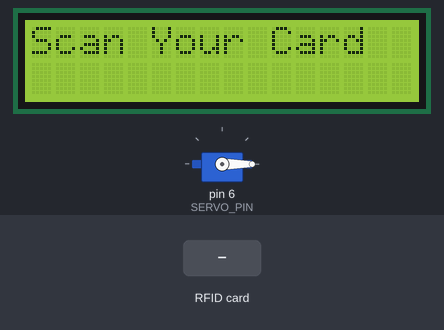
This sketch was run on a simulated Arduino Uno, built with avr-gcc and run on an emulated ATmega328P. Parts: servo, 16×2 character LCD. The inputs (shaded band) are chosen by the test bench. What the sketch prints to the serial monitor is not drawn.

Above: at 3.3 s.
3.4 s: RFID card B0 1F 13 55 held to the reader
At 4.9 s:
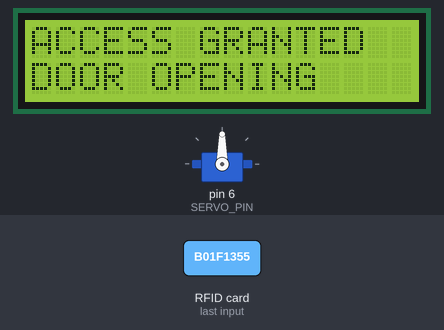
At 9.2 s:
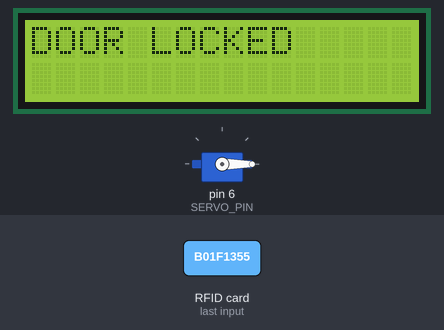
Timing chart, 0 to 10.7 s (numbered marks = the images above; inputs shaded):
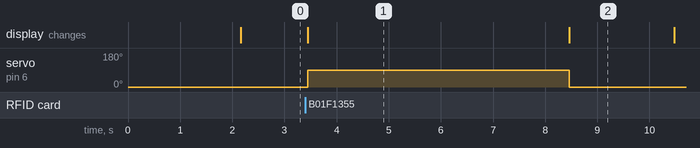

The sketch:

RFID_Node_1.ino
```cpp
#include <SPI.h>
#include <MFRC522.h>
#include <Wire.h>
#include <LiquidCrystal_I2C.h>
#include <Servo.h>

// ---------- RFID ----------
#define SS_PIN 10
#define RST_PIN 9

MFRC522 rfid(SS_PIN, RST_PIN);

// ---------- SERVO ----------
#define SERVO_PIN 6
Servo doorServo;

// ---------- LCD ----------
LiquidCrystal_I2C lcd(0x27, 16, 2);

// ---------- AUTHORIZED CARD ----------
byte authorizedUID[] = {0xB0, 0x1F, 0x13, 0x55};

void setup() {

  Serial.begin(9600);

  // RFID
  SPI.begin();
  rfid.PCD_Init();

  // Servo
  doorServo.attach(SERVO_PIN);
  doorServo.write(0);       // Door locked

  // LCD
  lcd.init();
  lcd.backlight();

  lcd.setCursor(0, 0);
  lcd.print("RFID DOOR LOCK");
  lcd.setCursor(0, 1);
  lcd.print("Scan Your Card");

  delay(2000);

  lcd.clear();
  lcd.print("Scan Your Card");
}

void loop() {

  // Check whether a new RFID card is present
  if (!rfid.PICC_IsNewCardPresent()) {
    return;
  }

  // Read RFID card
  if (!rfid.PICC_ReadCardSerial()) {
    return;
  }

  // Print UID to Serial Monitor
  Serial.print("Card UID: ");

  for (byte i = 0; i < rfid.uid.size; i++) {
    Serial.print(rfid.uid.uidByte[i], HEX);
    Serial.print(" ");
  }

  Serial.println();

  // ---------- CHECK UID ----------

  bool authorized = true;

  if (rfid.uid.size != 4) {
    authorized = false;
  }
  else {

    for (byte i = 0; i < 4; i++) {

      if (rfid.uid.uidByte[i] != authorizedUID[i]) {
        authorized = false;
        break;
      }

    }
  }

  // ---------- ACCESS GRANTED ----------

  if (authorized) {

    Serial.println("ACCESS GRANTED");

    lcd.clear();
    lcd.setCursor(0, 0);
    lcd.print("ACCESS GRANTED");

    lcd.setCursor(0, 1);
    lcd.print("DOOR OPENING");

    // Open door
    doorServo.write(90);

    delay(5000);

    // Close door
    doorServo.write(0);

    lcd.clear();
    lcd.setCursor(0, 0);
    lcd.print("DOOR LOCKED");

    delay(2000);

  }

  // ---------- ACCESS DENIED ----------

  else {

    Serial.println("ACCESS DENIED");

    lcd.clear();
    lcd.setCursor(0, 0);
    lcd.print("ACCESS DENIED");

    lcd.setCursor(0, 1);
    lcd.print("INVALID CARD");

    delay(3000);
  }

  // Return to standby screen
  lcd.clear();
  lcd.setCursor(0, 0);
  lcd.print("Scan Your Card");

  // Stop RFID communication
  rfid.PICC_HaltA();
  rfid.PCD_StopCrypto1();

  delay(500);
}
```

Measured:
- after the input at 3.4 s, servo on pin 6 (SERVO_PIN): 0° → 90° at once, → 0° 5.0 s later; the display: changes at once (image 1)
- what the display in image 1 shows lasts 5.1 s, from 3.4 s to 8.5 s
